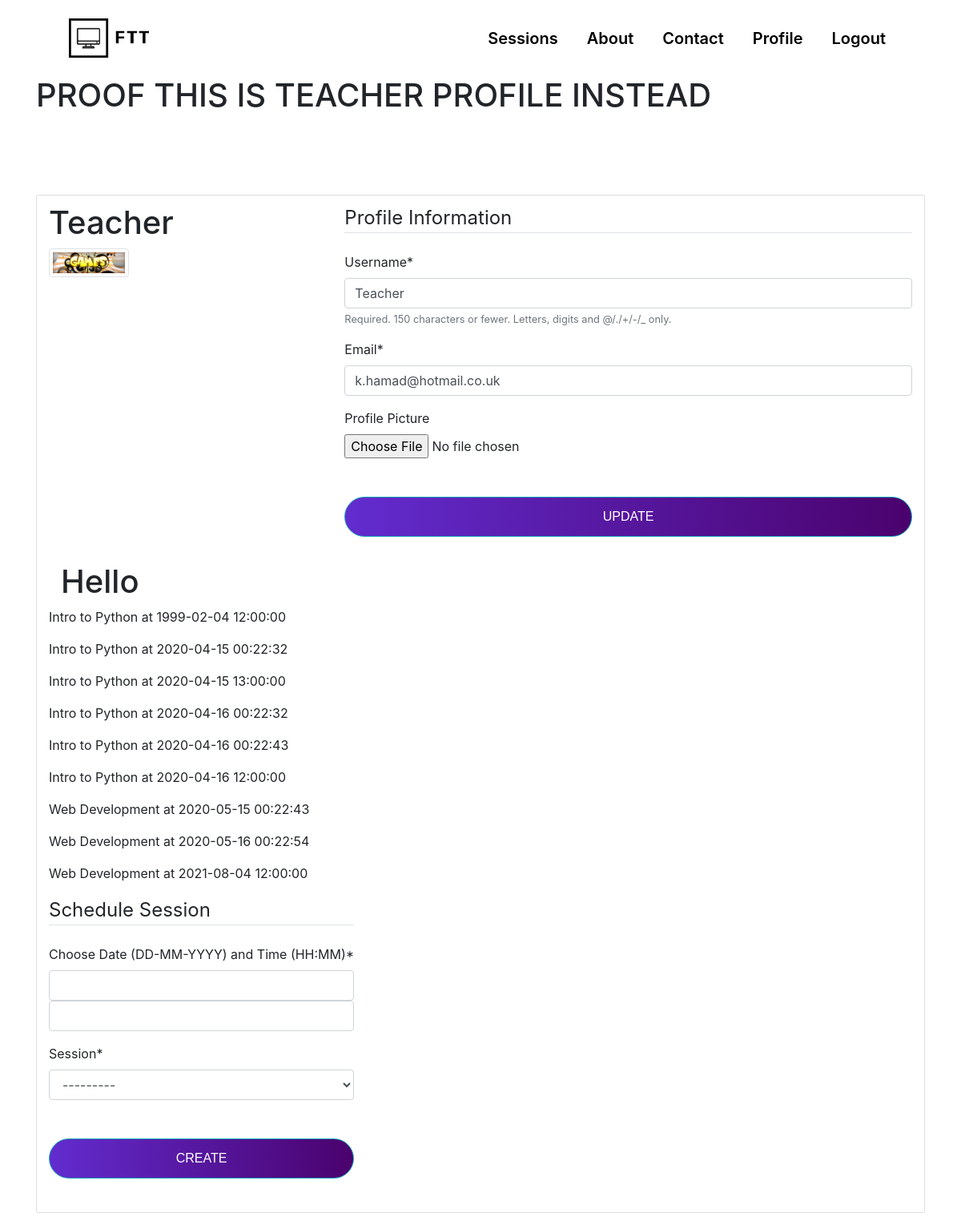
Before: /teacherprofile/ (signed in) with the older database file.
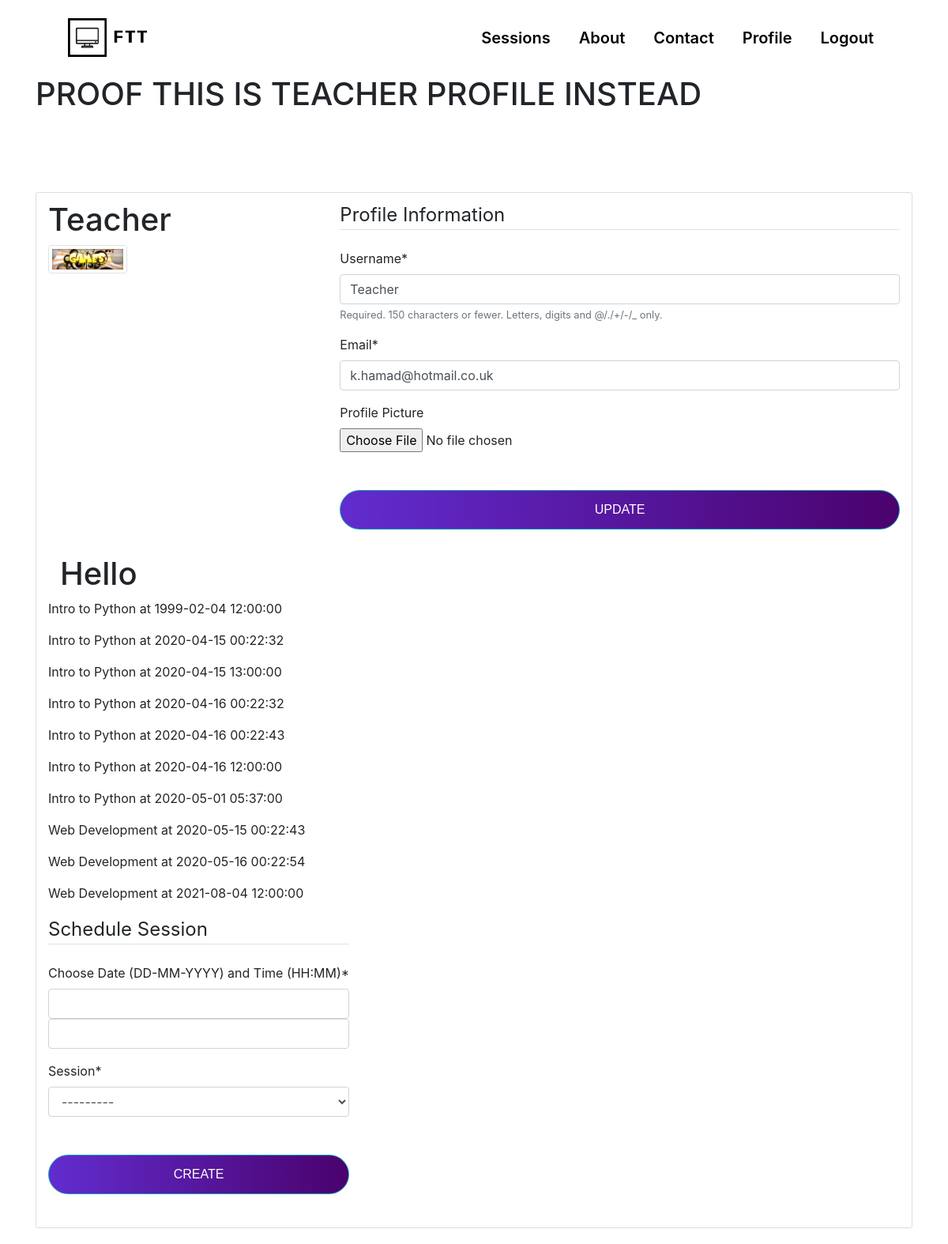
After: the same page with the newer database file.
### users/models.py (models this page shows, shortened)
class Profile(models.Model):
    user = models.OneToOneField(User, on_delete=models.CASCADE) # one to one relationship with a user
    image = models.ImageField(default = 'default.jpg', upload_to='profile_pics')
    is_teacher = models.BooleanField('teacher status', default=False)

### Bookings/models.py (models this page shows)
class IndividualSession(models.Model):
    sessiontime = models.DateTimeField()
    session = models.ForeignKey(Session, on_delete = models.CASCADE)
    isbooked = models.BooleanField(default=False)
    def __str__(self):
        return f'{self.session.title} at {self.sessiontime}'

class Session(models.Model):
    skill = models.CharField(max_length = 100)
    description = models.TextField()
    spaces = models.IntegerField()
    title = models.CharField(max_length = 100)
    company = models.CharField(max_length = 100)
    teacher = models.ForeignKey(User, on_delete=models.CASCADE, default = 2) # foreign key user THIS WILL BE DELETED BECAUSE SESSION FK GOES IN USER
    def __str__(self):
        return self.title

### users/views.py (the view)
# urls.py: path('teacherprofile/', user_views.teacherprofile, name='teacherprofile'),
@login_required
def teacherprofile(request):
    if not request.user.profile.is_teacher:
        return redirect("profile")
    u_form = UserUpdateForm(instance=request.user) # pass in current users info to the forms
    p_form = ProfileUpdateForm(instance=request.user.profile)
    newsession_form = CreateSessionForm()
    sessionlist = IndividualSession.objects.all().filter(session__teacher = request.user).order_by('sessiontime', 'id')
    bookinglist = Booking.objects.all().filter(individualsession__session__teacher = request.user).order_by('individualsession')
    print(bookinglist)
    print(sessionlist)
    if request.method == "POST":
        if 'profileupdateform' in request.POST:
            u_form = UserUpdateForm(request.POST, instance=request.user) # pass in current users info to the forms
            p_form = ProfileUpdateForm(request.POST,
                                    request.FILES,
                                    instance=request.user.profile)
            if u_form.is_valid() and p_form.is_valid():
                u_form.save()
                p_form.save()
                messages.success(request, f'Account Updated Successfully') # pop up message for user
                return redirect("profile")
        elif 'pk' in request.POST:
            print(request.POST['pk'])
            print(Booking.objects.all().filter(pk=1))
            Booking.objects.all().filter(pk=request.POST['pk']).delete()
            return redirect('profile')
        elif 'createsession' in request.POST:
            newsession_form = CreateSessionForm(request.POST)
            if newsession_form.is_valid():
                newsession_form.save()
                messages.success(request, f'Session Created Successfully')
                return redirect('profile')
    else:
        u_form = UserUpdateForm(instance=request.user) # pass in current users info to the forms
        p_form = ProfileUpdateForm(instance=request.user.profile)
        newsession_form = CreateSessionForm()
    context = {
        'u_form': u_form,
        'p_form': p_form,
        'newsession_form': newsession_form,
        'pagetitle': 'Teacher',
        'booking': bookinglist,
        'session': sessionlist
    }
    return render(request, 'users/teacherprofile.html', context)

### users/forms.py
class UserUpdateForm(forms.ModelForm):
    email = forms.EmailField()
    class Meta:
        model = User
        fields = ['username', 'email']

class ProfileUpdateForm(forms.ModelForm):
    image = forms.ImageField(label=('Profile Picture'),required=False, widget=forms.FileInput)
    class Meta:
        model = Profile
        fields = ['image']

### users/templates/users/teacherprofile.html (shortened to what this page needs)
{% extends "Bookings/base.html" %}
{% load crispy_forms_tags %}
{% block extrahead %}
  <link rel="stylesheet" href="https://cdnjs.cloudflare.com/ajax/libs/jquery-datetimepicker/2.5.20/jquery.datetimepicker.min.css" />
{% endblock %}
{% block content %}
<h1>PROOF THIS IS TEACHER PROFILE INSTEAD</h1>
<div class = "container content-section">
    <div class = "row">
        <div class = "col col-md-4">
            <h1>{{ user.username }}</h1>
            <img class="img-fluid img-thumbnail" src="{{ user.profile.image.url }}" alt="" height="100" width="100">
        </div>
        <div class = "col">
        <form method="POST" enctype="multipart/form-data">
            <fieldset class = 'form-group'>
                <legend class = "border-bottom mb-4">Profile Information</legend>
                {{ u_form|crispy }}
                {{ p_form|crispy }}
            </fieldset>
            <div class = "form-group">
                <button name = "profileupdateform" class = "btn btn-outline-info" type = "submit">Update</button>
            </div>
        </form>
        </div>
    </div>
    <div class = "container">
        <h1>Hello</h1>
        {% for each in session %}
        <div class = "row">
            <p>{{ each }} </p>
        </div>
        {% endfor %}
        <div class = "row">
            <form method="POST">
                <fieldset class = 'form-group'>
                    <legend class = "border-bottom mb-4">Schedule Session</legend>
                    {{ newsession_form|crispy }}
                </fieldset>
                <div class = "form-group">
                    <button name = "createsession" class = "btn btn-outline-info" type = "submit">Create</button>
                </div>
        </div>
    </div>
</div>
{% endblock %}

### Bookings/Templates/Bookings/base.html (shortened to what this page needs)
{% load static %}
<!DOCTYPE html>
<html>
<head>
  <link rel="stylesheet" type="text/css" href="{% static 'Bookings/main.css' %}">
  {% block extrahead %}
  {% endblock %}
  <link rel="stylesheet" href="https://maxcdn.bootstrapcdn.com/bootstrap/4.3.1/css/bootstrap.min.css">
</head>
<body>
  <header>
    <nav class="navbar navbar-expand-lg">
      <a class="navbar-brand" href="./">
        <img src="{% static 'image/logo_transparent.png' %}" class="d-inline-block align-top" alt=""
          style="width:120px;">
      </a>
      <div class=" collapse navbar-collapse" id="navbarNav">
        <ul class="navbar-nav">
          <li class="nav-item active">
            <a class="nav-link" href="{% url 'Bookings' %}">Sessions</a>
          </li>
          <li class="nav-item">
            <a class="nav-link" href="./about">About</a>
          </li>
          <li class="nav-item">
            <a class="nav-link" href="./contact">Contact</a>
          </li>
          {% if user.is_authenticated %}
          <li class="nav-item">
            <a class="nav-link" href="{% url 'profile' %}">Profile</a>
          </li>
          <li class="nav-item">
            <a class="nav-link" href="{% url 'logout' %}">Logout</a>
          </li>
          {% endif %}
        </ul>
      </div>
    </nav>
  </header>
  <div class="container">
    {% block content %}{% endblock %}
  </div>
</body>
</html>

### Bookings/static/Bookings/main.css (style rules this page uses)
* { margin: 0; padding: 0; border: 0; outline: 0; font-size: 100%; vertical-align: baseline; }
html { font-family: CircularBOLD, sans-serif; font-family: CircularBOOK, sans-serif; }
.content-section { background: #ffffff; padding: 10px 20px; border: 1px solid #dddddd; border-radius: 3px; margin-bottom: 20px; margin-top: 100px; }
body { background-color: rgb(176, 141, 212); }
header { padding: 0 5%; }
nav { display: flex; flex-wrap: wrap; align-items: center; justify-content: space-between; padding: 15px; }
nav a { text-decoration: none; color: black; font-size: 20px; font-weight: 600; }
nav a img { padding: 10px; }
header .nav-item { padding: 10px; }
body { width: 100%; margin: 0 auto; overflow-x: hidden; }
a { display: block; text-align: right; text-decoration: none; color: #999; font-size: 0.9rem; transition: .3s; }
.btn { display: block; width: 100%; height: 50px; border-radius: 25px !important; outline: none; border: none; background-image: linear-gradient(to right, #622CCF, #4A026D, #622CCF); background-size: 200%; font-size: 1.2rem; color: #fff !important; font-family: 'Poppins', sans-serif; text-transform: uppercase; margin: 1rem 0; cursor: pointer; transition: .5s; }

Changed rows visible on the page:
added IndividualSession: session+sessiontime "Intro to Python at 2020-05-01 05:37:00"
